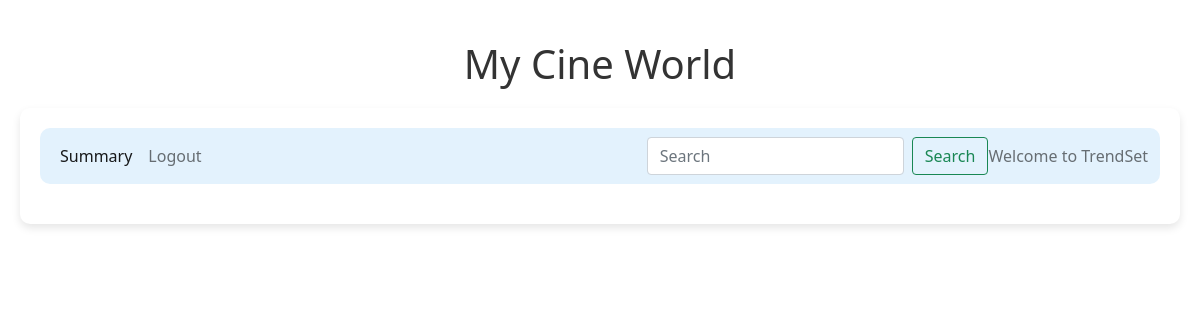
The page /edit_venue/5/TrendSet (signed in) on the database as committed earlier.
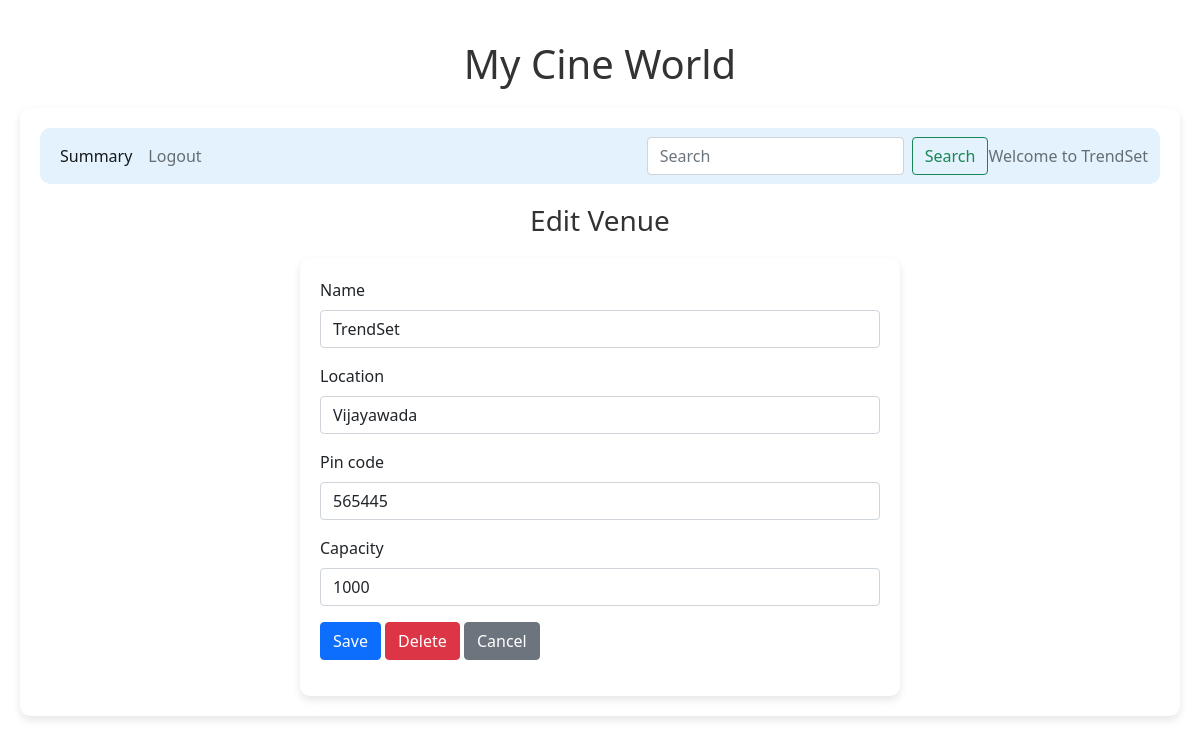
The same page on the database as committed later.
### backend/models.py (models this page shows)
class Theatre(db.Model):
    __tablename__="theatre"
    id=db.Column(db.Integer,primary_key=True)
    name=db.Column(db.String,nullable=False)
    location=db.Column(db.String,nullable=False)
    pin_code=db.Column(db.Integer,nullable=False)
    capacity=db.Column(db.Integer,nullable=False)
    venue_pic_url=db.Column(db.String,nullable=True,default="None")
    shows=db.relationship("Show",cascade="all,delete",backref="theatre",lazy=True) #Theatre can access all of its shows

### backend/controllers.py (the view, shortened to what this page needs)
@app.route("/edit_venue/<id>/<name>",methods=["GET","POST"])
def edit_venue(id,name):
    v=get_venue(id)
    return render_template("edit_venue.html",venue=v,name=name)

### backend/controllers.py (called while the page is built)
def get_venue(id):
    theatre=Theatre.query.filter_by(id=id).first()
    return theatre

### templates/edit_venue.html
{% extends "admin_layout.html" %}
{% block content %}
    {% if venue %}
        <div class="center"><h3>Edit Venue</h3></div>
        <form action="/edit_venue/{{venue.id}}/{{name}}" method="POST">
            <div class="input_form">
                <div class="mb-3">
                    <label for="tname" class="form-label">Name</label>
                    <input type="text" class="form-control" name="tname" id="tname" value="{{venue.name}}" required>
                </div>
                <div class="mb-3">
                    <label for="location" class="form-label">Location</label>
                    <input type="text" class="form-control" name="location" id="location" value="{{venue.location}}" required>
                </div>
                <div class="mb-3">
                    <label for="pin_code" class="form-label">Pin code</label>
                    <input type="number" class="form-control" name="pin_code" id="pin_code" value="{{venue.pin_code}}" required>
                </div>
                <div class="mb-3">
                    <label for="capacity" class="form-label">Capacity</label>
                    <input type="number" class="form-control" name="capacity" id="capacity" value="{{venue.capacity}}" required>
                </div>
                <div class="mb-3">
                    <button type="submit" class="btn btn-primary">Save</button>
                    <a href="/delete_venue/{{venue.id}}/{{name}}" class="btn btn-danger">Delete</a>
                    <a href="/admin/{{name}}" class="btn btn-secondary">Cancel</a>
                </div>
            </div>
        </form>
    {% endif %}
{% endblock %}

### templates/admin_layout.html (shortened to what this page needs)
<!DOCTYPE html>
<html>
    <head>
        <link rel="stylesheet" href="/static/styles/main.css">
        <link href="https://cdn.jsdelivr.net/npm/bootstrap@5.0.2/dist/css/bootstrap.min.css" rel="stylesheet">
    </head>
    <body>
        <div class="my_container">
            <div class="center"><h1>My Cine World</h1></div>
            <div class="my_panel">
                <nav class="navbar navbar-expand-lg navbar-light" style="background-color: #e3f2fd;">
                    <div class="container-fluid">
                      <div class="collapse navbar-collapse" id="navbarText">
                        <ul class="navbar-nav me-auto mb-2 mb-lg-0">
                          <li class="nav-item">
                            <a class="nav-link active" aria-current="page" href="/admin_summary">Summary</a>
                          </li>
                          <li class="nav-item">
                            <a class="nav-link" href="/login">Logout</a>
                          </li>
                        </ul>
                        <form class="d-flex" method="POST" action="/search/{{name}}">
                          <input class="form-control me-2" type="search" placeholder="Search" aria-label="Search" name="search_txt" id="search_txt">
                          <button class="btn btn-outline-success" type="submit">Search</button>
                        </form>
                        <span class="navbar-text">
                          Welcome to {{name}}
                        </span>
                      </div>
                    </div>
                  </nav>
                  {%block content%}{%endblock%}
            </div>
        </div>
    </body>
</html>

Rows that differ between the two databases and show on the page:
added Theatre: name "TrendSet", tname "TrendSet", location "Vijayawada", pin_code "565445", capacity "1000"
Other text that changed with them:
{{ name }}: "TrendSet" → (not shown)
text now shown: "Edit Venue Name Location Pin code Capacity Save Delete Cancel"
